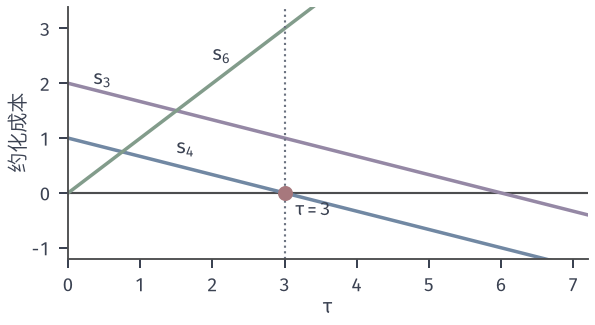

Reproduce this figure in Python.
from pathlib import Path
import sys
sys.path.insert(0, str(Path(__file__).resolve().parents[1]/"simplex-common"))
from lp_plot import *

# Dual ratio test after adding x1+x2<=3: s3=2-tau/3, s4=1-tau/3, s6=tau.
fig,ax=figure(width_mm=84,height_mm=46)
t=np.linspace(0,7.2,50)
ax.axhline(0,color=EDGE,lw=.85)
ax.plot(t,2-t/3,color=PURPLE,lw=1.4);ax.plot(t,1-t/3,color=BLUE,lw=1.4);ax.plot(t,t*.0+t,color=GREEN,lw=1.4)
ax.axvline(3,color=MUTED,lw=.85,ls=':')
ax.plot([3],[0],'o',color=RED,ms=5,zorder=5)
ax.text(.35,1.98,'$s_3$',fontsize=8,color=INK);ax.text(1.5,.72,'$s_4$',fontsize=8,color=INK);ax.text(2.0,2.42,'$s_6$',fontsize=8,color=INK)
ax.text(3.15,-.42,'$\\tau=3$',fontsize=7.5,color=INK)
ax.set_xlim(0,7.2);ax.set_ylim(-1.2,3.4);ax.set_xlabel('$\\tau$',labelpad=1);ax.set_ylabel('约化成本',labelpad=1)
save(fig,Path(__file__).resolve().parent,'figure',{'s3':'2-tau/3','s4':'1-tau/3','s6':'tau'})
